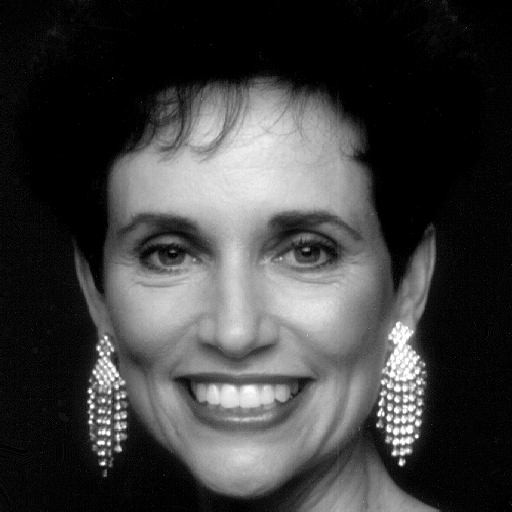
#> input picture mp2.tif, 512 x 512 px
$ python mp2.py   (Python 2 division)
#> lines starting #> are read from the running program, lines starting #| are printed output that depends on the picture
import sys
sys.path.append('/usr/local/lib/python2.7/site-packages')

import math

import cv2
import numpy as np
from matplotlib import pyplot as plt
from pprint import pprint


img = cv2.imread('mp2.tif',0)
#> img is the input picture: shape (512, 512); min 0, max 255, mean 62.2
print "img"
print img
#> (printed output is left out)
img = np.float32(img)

dft = cv2.dft(img, flags = cv2.DFT_COMPLEX_OUTPUT)
print "dft"
print dft
#> (printed output is left out)
print dft.shape
#| (512, 512, 2)


phase_angle = cv2.phase(dft[:,:,0], dft[:,:,1])
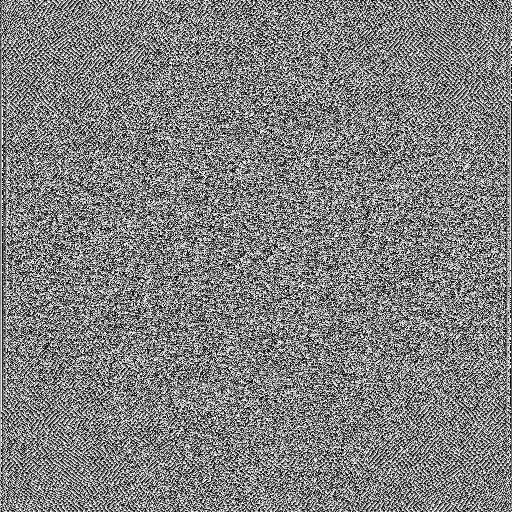
#> phase_angle: shape (512, 512) float32; min 0, max 6.28, mean 3.14; drawn with min black and max white
phase_angle = np.float32(phase_angle)
print "phase_angle"
print phase_angle
#> (printed output is left out)

dft_shift = np.fft.fftshift(dft)
magnitude_spectrum = 20*np.log(cv2.magnitude(dft_shift[:,:,0],dft_shift[:,:,1]))
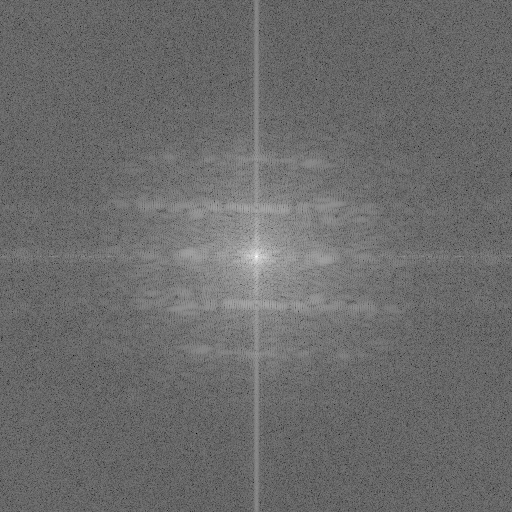
#> magnitude_spectrum: shape (512, 512) float32; min 22.91, max 332.1, mean 153.6; drawn with min black and max white


height,width = img.shape
#> height = 512; width = 512
one_matrix = np.ones(shape=(height, width))
one_matrix = np.float32(one_matrix)*1


one_pa = cv2.polarToCart(one_matrix, phase_angle)
#> one_matrix: shape (512, 512) float32; every value is 1
print "one_pa"
print one_pa
#> (printed output is left out)


one_pa_merge = cv2.merge(one_pa[0],one_pa[1])
print "one_pa_merge"
print one_pa_merge
#> (printed output is left out)
print one_pa_merge.shape
#| (512, 1, 512)


remove_middle = one_pa_merge[:,0,:]
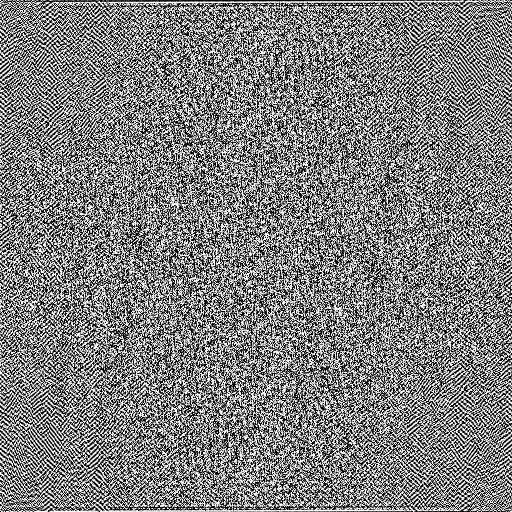
#> remove_middle: shape (512, 512) float32; min -1, max 1, mean -0.0011; drawn with min black and max white


reconpa = cv2.idft(remove_middle, flags = cv2.DFT_REAL_OUTPUT)
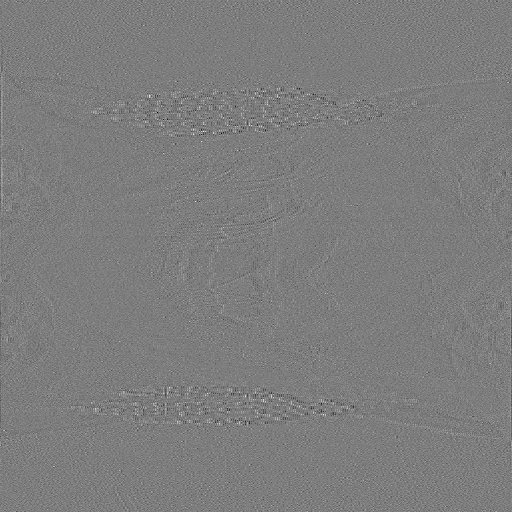
#> reconpa: shape (512, 512) float32; min -6117.1, max 6321.3, mean 1; drawn with min black and max white
print "=============="
print "reconpa"
print reconpa
#> (printed output is left out)
print reconpa.shape
#| (512, 512)

reconpa = np.uint8(reconpa)
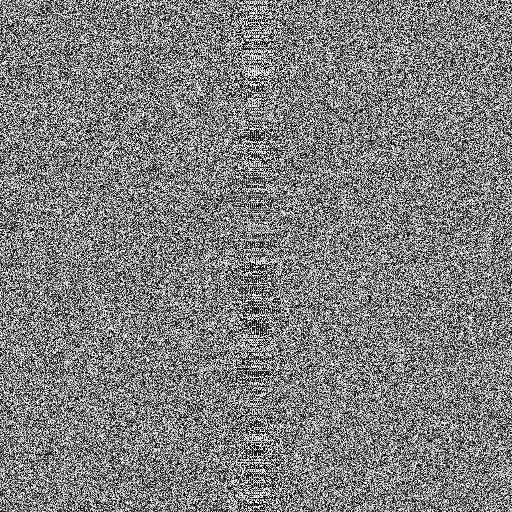
#> reconpa: shape (512, 512); min 0, max 255, mean 126.9
print "=============="
print "reconpa uint8"
print reconpa
#> (printed output is left out)


one_mag = cv2.polarToCart(magnitude_spectrum, one_matrix)
print "one_mag"
print one_mag
#> (printed output is left out)


one_mag_merge = cv2.merge(one_mag[0],one_mag[1])
print "one_mag_merge"
print one_mag_merge
#> (printed output is left out)
print one_mag_merge.shape


remove_middle = one_mag_merge[:,0,:]
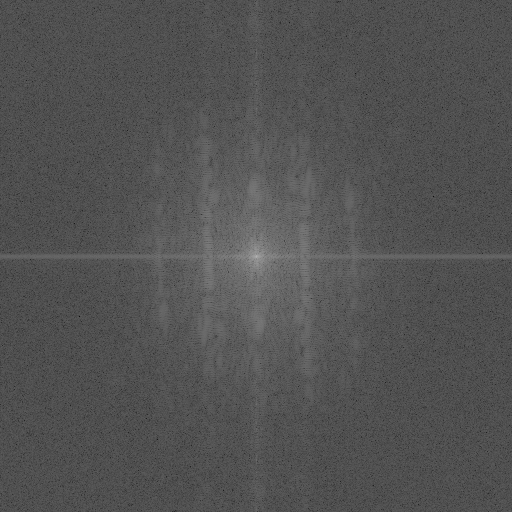
#> remove_middle: shape (512, 512) float32; min 12.38, max 179.5, mean 83

reconmag = cv2.idft(remove_middle, flags = cv2.DFT_REAL_OUTPUT)
print "=============="
print "reconmag"
print reconmag
print reconmag.shape

reconmag = np.uint8(reconmag)
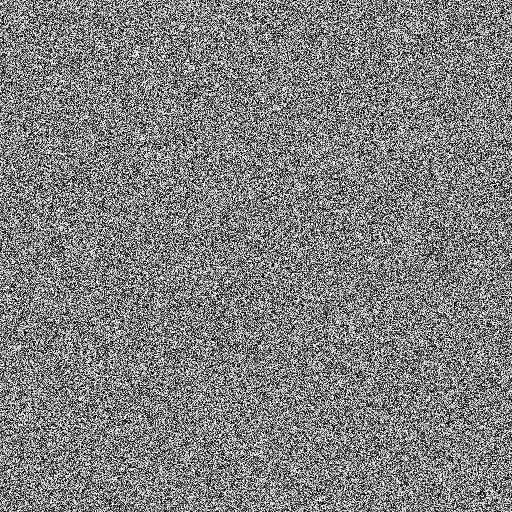
#> reconmag: shape (512, 512); min 0, max 255, mean 127.6
print "=============="
print "reconmag uint8"
print reconmag

plt.subplot(231),plt.imshow(img, cmap = 'gray')
plt.title('Input Image'), plt.xticks([]), plt.yticks([])
plt.subplot(232),plt.imshow(phase_angle, cmap = 'gray')
plt.title('Phase Angle'), plt.xticks([]), plt.yticks([])
plt.subplot(233),plt.imshow(magnitude_spectrum, cmap = 'gray')
plt.title('Magnitude Spectrum'), plt.xticks([]), plt.yticks([])
plt.subplot(234),plt.imshow(reconpa, cmap = 'gray')
plt.title('Reconstruct using PA'), plt.xticks([]), plt.yticks([])
plt.subplot(235),plt.imshow(reconmag, cmap = 'gray')
plt.title('Reconstruct using MS'), plt.xticks([]), plt.yticks([])
#plt.subplot(236),plt.imshow(reconpa_rec, cmap = 'gray')
#plt.title('Reconstruct using PA_rec'), plt.xticks([]), plt.yticks([])
plt.show()


cv2.waitKey(0)
cv2.destroyAllWindows()
